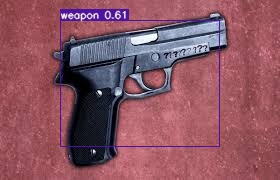
#> input picture c_work/yolov3_weapon/gun1.jpeg, 280 x 180 px, found by its file name
$ jupyter execute spliting_image.ipynb
#> lines starting #> are read from the running program, lines starting #| are printed output that depends on the picture
[cell 1]
import cv2
import numpy as np

[cell 2]
def show(img):
    cv2.imshow('image',img)
    cv2.waitKey(0)
    cv2.destroyAllWindows()

[cell 3]
im = cv2.imread('gun1.jpeg')
#> im is the input picture: shape (180, 280, 3); mean B, G, R 98.5, 84.9, 139.8

if im is None:
    print('Error Opening Image')

M = 224
N = 224

[cell 4]
tiles = [im[x:x+M,y:y+N] for x in range(0,im.shape[0],M) for y in range(0,im.shape[1],N)]
#> tiles = 2 items

[cell 5]
show(tiles[1])
#> in show, `cv2.imshow('image',img)`:
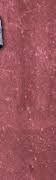
#> window 'image': shape (180, 56, 3); mean B, G, R 91.7, 83.9, 155.6

[cell 6]
len(tiles)
#> Out = 2

[cell 7]
tiles[1].shape
#> Out = (180, 56, 3)
